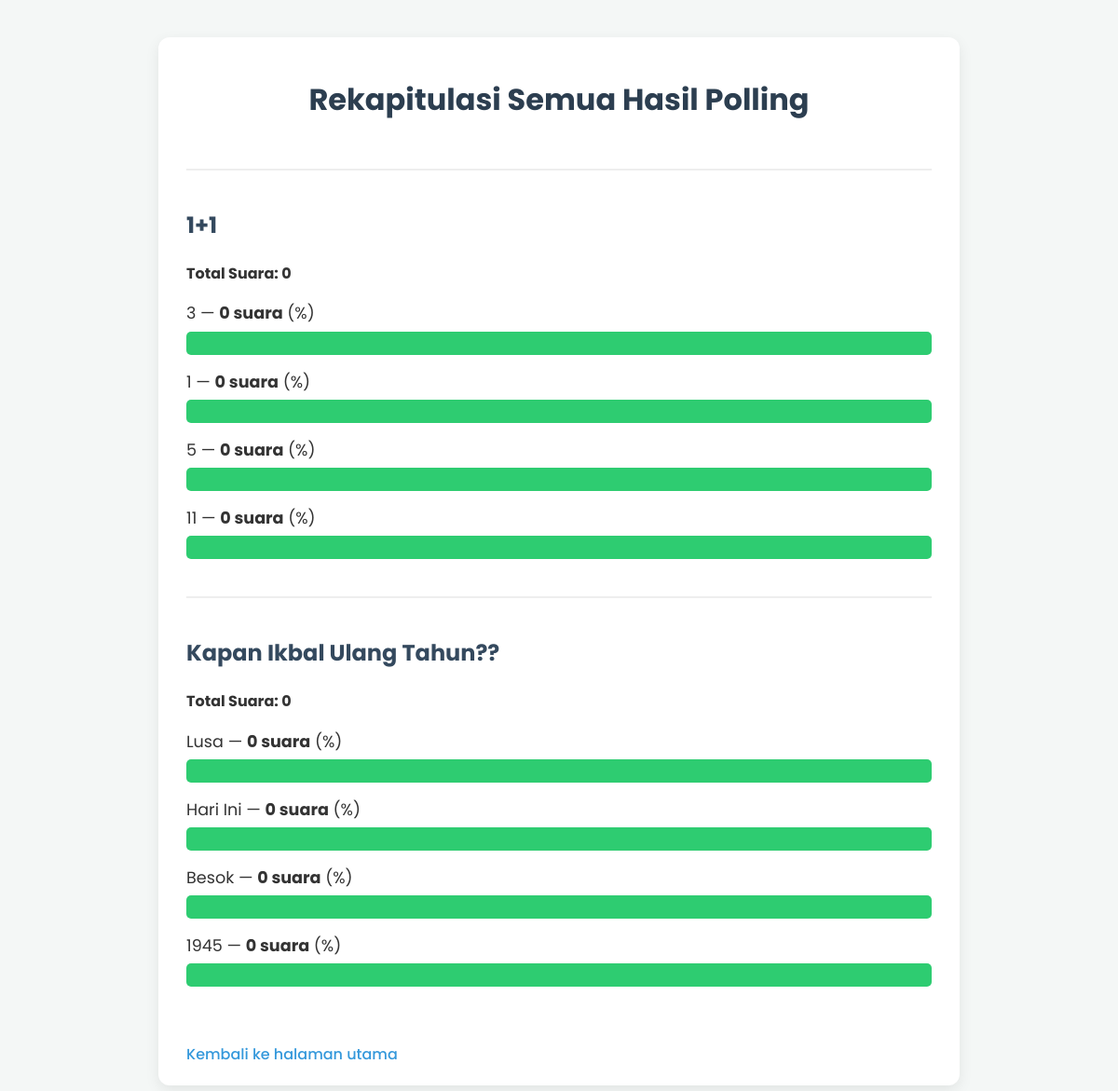
The page /polls/all-results/ on the database as committed earlier.
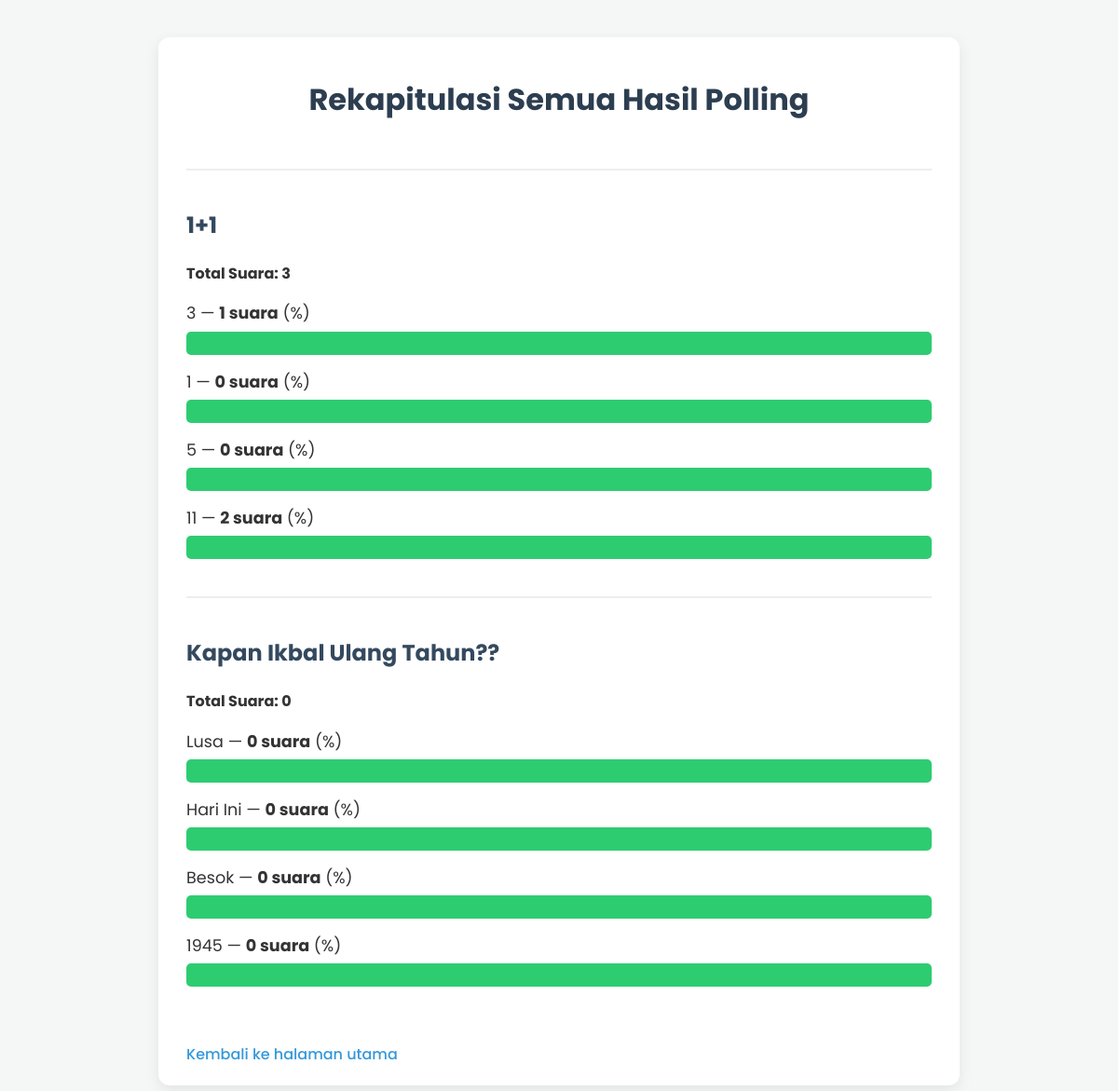
The same page on the database as committed later.
### polls/models.py (models this page shows, shortened)
class Question(models.Model):
    question_text = models.CharField("Pertanyaan", max_length=200)
    pub_date = models.DateTimeField("Tanggal publikasi")
    def was_published_recently(self):
        now = timezone.now()
        return now - datetime.timedelta(days=1) <= self.pub_date <= now
    was_published_recently.admin_order_field = 'pub_date'
    was_published_recently.boolean = True
    was_published_recently.short_description = 'Baru dipublikasi?'

class Choice(models.Model):
    question = models.ForeignKey(Question, on_delete=models.CASCADE)
    choice_text = models.CharField("Pilihan", max_length=200)
    votes = models.IntegerField("Jumlah Suara", default=0)

### polls/views.py (the view)
# urls.py: path('all-results/', views.all_results, name='all_results'),
def all_results(request):
    questions = Question.objects.order_by('-pub_date')
    for question in questions:
        choices = question.choice_set.all()
        total_votes = sum(choice.votes for choice in choices)
        question.total_votes = total_votes
        for choice in choices:
            if total_votes > 0:
                choice.percentage = (choice.votes / total_votes) * 100
            else:
                choice.percentage = 0
    context = {
        'questions_with_results': questions,
    }
    return render(request, 'polls/all_results.html', context)

### polls/templates/polls/all_results.html (shortened to what this page needs)
{% extends "polls/base.html" %}
{% block content %}
    <h1>Rekapitulasi Semua Hasil Polling</h1>
    {% if questions_with_results %}
        {% for question in questions_with_results %}
            <div class="poll-result-block" style="margin-bottom: 40px; border-top: 2px solid #eee; padding-top: 20px;">
                <h2 style="font-size: 1.5em; color: #34495e;">{{ question.question_text }}</h2>
                <p><strong>Total Suara: {{ question.total_votes }}</strong></p>
                <ul class="results-list">
                {% for choice in question.choice_set.all %}
                    <li>
                        {{ choice.choice_text }} &mdash; <strong>{{ choice.votes }} suara</strong> ({{ choice.percentage|floatformat:2 }}%)
                        <div class="result-bar-container">
                            <div class="result-bar" style="width: {{ choice.percentage }}%;">
                            </div>
                        </div>
                    </li>
                {% empty %}
                    <li>Belum ada pilihan untuk polling ini.</li>
                {% endfor %}
                </ul>
            </div>
        {% endfor %}
    {% else %}
        <p>Belum ada polling sama sekali.</p>
    {% endif %}
    <a href="{% url 'polls:index' %}" class="back-link">Kembali ke halaman utama</a>
{% endblock %}

Rows that differ between the two databases and show on the page:
computed for Question (number 1 of 2 on the later page): total_votes "0" → "3"
changed Choice (number 1 of 8 on the later page): votes "0" → "1"
changed Choice (number 4 of 8 on the later page): votes "0" → "2"
